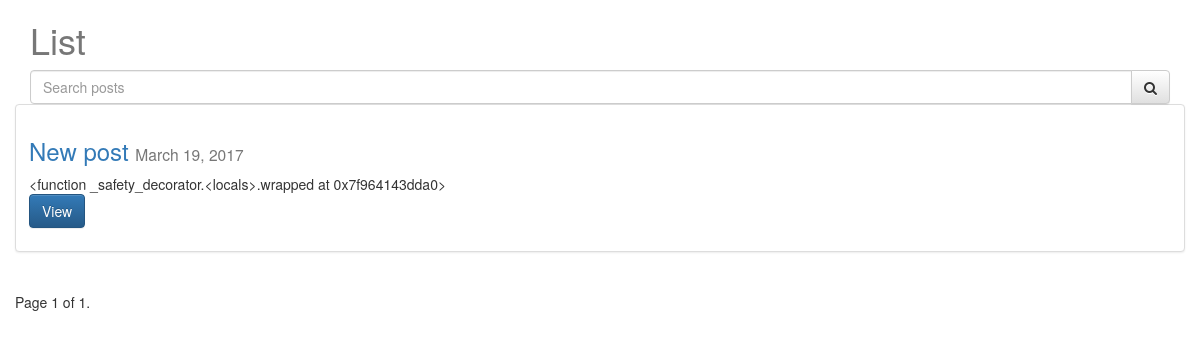
/posts/, run on an earlier commit of the app's database.
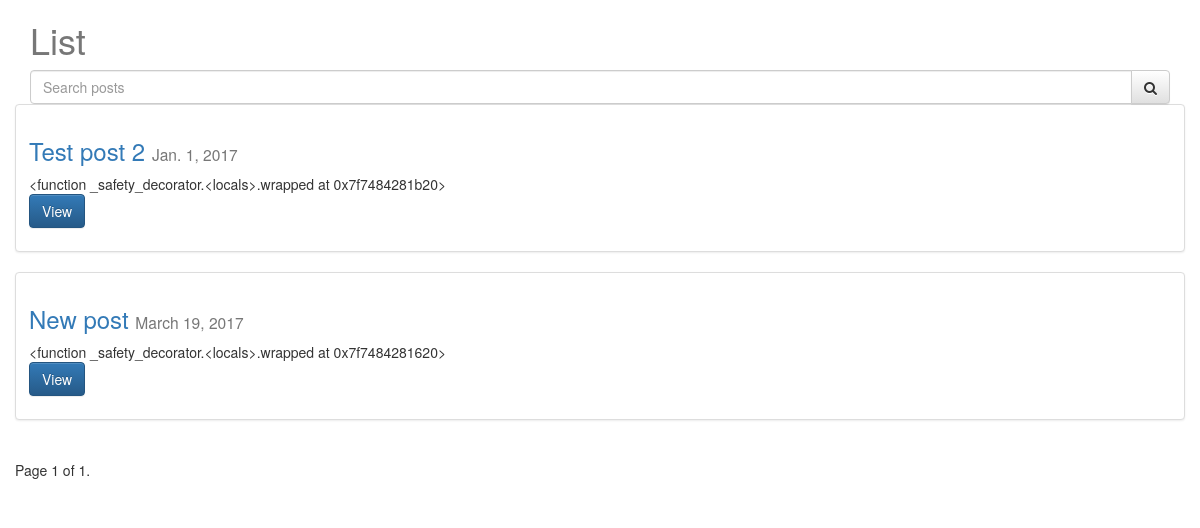
And on a later commit of the database.
### MyBlog/posts/models.py (models this page shows, shortened)
class Post(models.Model):
    user = models.ForeignKey(settings.AUTH_USER_MODEL, default=1)
    title = models.CharField(max_length=120)
    slug = models.SlugField(unique=True)
    image = models.ImageField(upload_to=upload_location, null=True, blank=True, height_field='height_field',
                              width_field='width_field')
    height_field = models.IntegerField(default=0)
    width_field = models.IntegerField(default=0)
    content = models.TextField()
    draft = models.BooleanField(default=False)
    publish = models.DateField(auto_now=False, auto_now_add=False)
    updated = models.DateTimeField(auto_now=True, auto_now_add=False)
    timestamp = models.DateTimeField(auto_now=False, auto_now_add=True, null=True)
    objects = PostManager()
    def get_absolute_url(self):
        return reverse('posts:detail', kwargs={"slug": self.slug})
    class Meta:
        ordering = ['-timestamp', '-updated']
    def get_markdown(self):
        content = self.content
        markdown_text = markdown(content)
        return mark_safe(markdown_text)

### MyBlog/posts/views.py (the view, shortened to what this page needs)
def post_list(request):
    today = timezone.now().date()
    queryset_list = Post.objects.active()  # .order_by("-timestamp")
    if request.user.is_staff or request.user.is_superuser:
        queryset_list = Post.objects.all()
    query = request.GET.get("q")
    paginator = Paginator(queryset_list, 8)  # Show 25 contacts per page
    page_request_var = "page"
    page = request.GET.get(page_request_var)
    try:
        queryset = paginator.page(page)
    except PageNotAnInteger:
        queryset = paginator.page(1)
    except EmptyPage:
        queryset = paginator.page(paginator.num_pages)
    context = {
        "object_list": queryset,
        "title": "List",
        "page_request_var": page_request_var,
        "today": today,
    }
    return render(request, "post_list.html", context)

### MyBlog/posts/models.py (called while the page is built)
    def active(self, *args, **kwargs):
        return super(PostManager, self).filter(draft=False).filter(publish__lte=timezone.now())

### templates/post_list.html (shortened to what this page needs)
{% extends 'base.html' %}
{% block content %}
    <h1>{{ title }}</h1>
    <form method="GET" action="" class="row">
        <div class="col-sm-12">
            <div class="input-group">
                <input class="form-control" type="text" name="q" placeholder="Search posts"
                       value="{{ request.GET.q }}"/>
                <span class="input-group-btn">
                    <button class="btn btn-default" type="submit"><i class="fa fa-search"></i></button>
            </span>
            </div>
        </div>
    </form>
    <div class="row">
        {% for obj in object_list %}
            <div class="row">
                <div class="col-sm-12">
                    <div class="thumbnail">
                        <div class="caption post-detail-item">
                            <h3><a href="{{ obj.get_absolute_url }}">{{ obj.title }}</a>
                                <small>{{ obj.publish }}</small>
                            </h3>
                            {{ obj.get_markdown | truncatechars_html:240 }}
                            <p><a href="{{ obj.get_absolute_url }}" class="btn btn-primary" role="button">View</a></p>
                        </div>
                    </div>
                </div>
            </div>
        {% endfor %}
        <div class="pagination">
            <span class="step-links">
                <span class="current">
                    Page {{ object_list.number }} of {{ object_list.paginator.num_pages }}.
                </span>
            </span>
        </div>
    </div>
{% endblock content %}

### templates/base.html (shortened to what this page needs)
{% load staticfiles %}
<!DOCTYPE html>
<html lang="en">
<head>
    <link rel="stylesheet" href="{% static 'css/base.css' %}"/>
    <link rel="stylesheet" href="https://maxcdn.bootstrapcdn.com/bootstrap/3.3.7/css/bootstrap.min.css"
>
    <link rel="stylesheet" href="https://maxcdn.bootstrapcdn.com/bootstrap/3.3.7/css/bootstrap-theme.min.css"
>
    <link rel="stylesheet" href="https://maxcdn.bootstrapcdn.com/font-awesome/4.7.0/css/font-awesome.min.css">
    <link rel="stylesheet" href="{% static 'css/base.css' %}"/>
</head>
<body>
<div class="container">
    {% block content %}
    {% endblock content %}
</div>
</body>
</html>

### static/css/base.css (style rules this page uses)
h1 { color: #777777; }

What changed in the data, as far as the page shows it:
added Post: title "Test post 2", publish "Jan. 1, 2017", get_markdown "<function _safety_decorator.<locals>.wrapped at 0x7f7484281b20>"
computed for Post "New post": get_markdown "<function _safety_decorator.<locals>.wrapped at 0x7f964143dda0>" → "<function _safety_decorator.<locals>.wrapped at 0x7f7484281620>"
